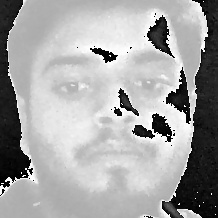
#> input picture Project Face/dataset/1.1.jpg, 218 x 218 px, found by its file name
$ python main.py
#> lines starting #> are read from the running program, lines starting #| are printed output that depends on the picture
import cv2
import numpy as np
from PIL import Image
import os

path = 'dataset'

recognizer = cv2.face.LBPHFaceRecognizer_create()
detector = cv2.CascadeClassifier("model.xml");

def train(path):

#> called with path = 'dataset'
    imagePaths = [os.path.join(path,f) for f in os.listdir(path)]
    f=[]
    ids = []

    for imagePath in imagePaths:

        PIL_img = Image.open(imagePath).convert('L')
#> PIL_img is the input picture: PIL image 218x218 L; min 0, max 255, mean 164.1
        img_numpy = np.array(PIL_img,'uint8')+100
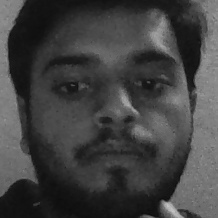
#> img_numpy: shape (218, 218); min 12, max 197, mean 65.4
#        cv2.imshow("data",img_numpy)
#       cv2.waitKey(0)
#      cv2.destroyAllWindows()

        id = int(os.path.split(imagePath)[-1].split(".")[0])
        faces = detector.detectMultiScale(img_numpy)
#> faces = [[18, 11, 185, 185]]

        for (x,y,w,h) in faces:
            f.append(img_numpy[y:y+h,x:x+w])
            ids.append(id)
#> this loop made 1 pass
#> after the loop, f = 1 item; ids = [1]
#> pass 2 of the loop in train, `for imagePath in imagePaths:`:
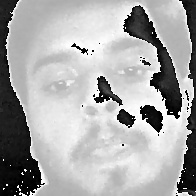
#> input picture Project Face/dataset/1.10.jpg, 196 x 196 px, found by its file name
#> in train, PIL_img is the input picture: PIL image 196x196 L; min 0, max 255, mean 168.1
#> in train, `img_numpy = np.array(PIL_img,'uint8')+100`:
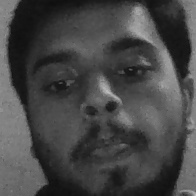
#> img_numpy: shape (196, 196); min 15, max 190, mean 70.5
#> in train, `faces = detector.detectMultiScale(img_numpy)`: faces = [[75, 90, 54, 54], [95, 20, 72, 72], [6, 0, 182, 182]]
#> the loop in train, `for (x,y,w,h) in faces:` made 3 passes
#> after the loop in train, `for (x,y,w,h) in faces:`: f = 4 items; ids = [1, 1, 1, 1]
#> pass 3 of the loop in train, `for imagePath in imagePaths:`:
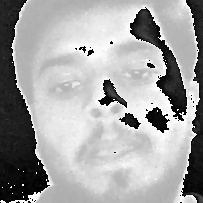
#> input picture Project Face/dataset/1.11.jpg, 203 x 203 px, found by its file name
#> in train, PIL_img is the input picture: PIL image 203x203 L; min 0, max 255, mean 163.8
#> in train, `img_numpy = np.array(PIL_img,'uint8')+100`:
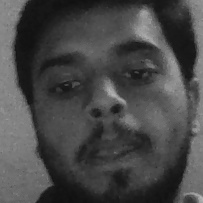
#> img_numpy: shape (203, 203); min 15, max 181, mean 71.8
#> in train, `faces = detector.detectMultiScale(img_numpy)`: faces = [[82, 93, 53, 53], [13, 8, 183, 183]]
#> the loop in train, `for (x,y,w,h) in faces:` made 2 passes
#> after the loop in train, `for (x,y,w,h) in faces:`: f = 6 items; ids = [1, 1, 1, 1, 1, 1]
#> the loop made 4 passes; the first 3 are shown

    return f,ids

faces,ids = train(path)
recognizer.train(faces, np.array(ids))

def delete(path):
    imagep = [os.path.join(path,f) for f in os.listdir(path)]
    for imag in imagep:
        os.remove(imag)

#delete(path)


#recognition part
id = 0
names = ['None', 'Varinder','Manjot','Shubhreet','Sanket',"Rao"]
cam = cv2.VideoCapture(0)
while True:

    ret, img =cam.read()
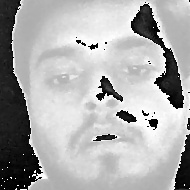
#> input picture Project Face/dataset/1.14.jpg, 190 x 190 px, given in place of the camera
#> img is the input picture: shape (190, 190, 3); min 0, max 255, mean 172

    gray = cv2.cvtColor(img,cv2.COLOR_BGR2GRAY)
    faces = detector.detectMultiScale(
        gray,
        scaleFactor = 1.2,
        minNeighbors = 5,
       )
#> faces = ()
    for(x,y,w,h) in faces:
        cv2.rectangle(img, (x,y), (x+w,y+h), (255,255,255), 1)
        id, confidence = recognizer.predict(gray[y:y+h,x:x+w])
        if (confidence <100 ):
            id = names[id]
        else:
            id = "Anonymous"
        cv2.putText(img, str(id), (x+5,y-5), cv2.FONT_HERSHEY_PLAIN, 1, (0,255,0), 1)
        cv2.putText(img, str(round(confidence)), (x,y+10), cv2.FONT_HERSHEY_PLAIN, 1, (0,255,0), 1)
#> this loop made 0 passes
    cv2.imshow('camera',img)

    k = cv2.waitKey(10) & 0xff
#> (key q is pressed here)
    if k == ord('q'):
        break

cam.release()
cv2.destroyAllWindows()
